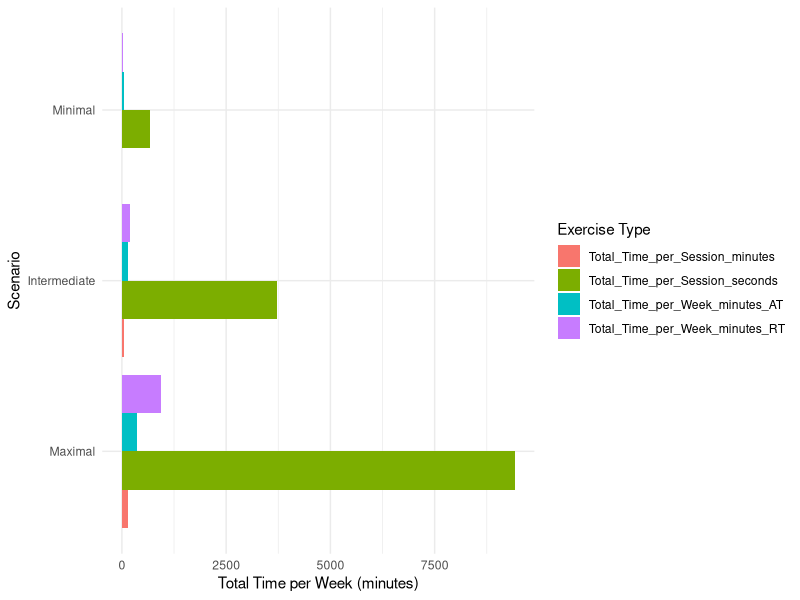
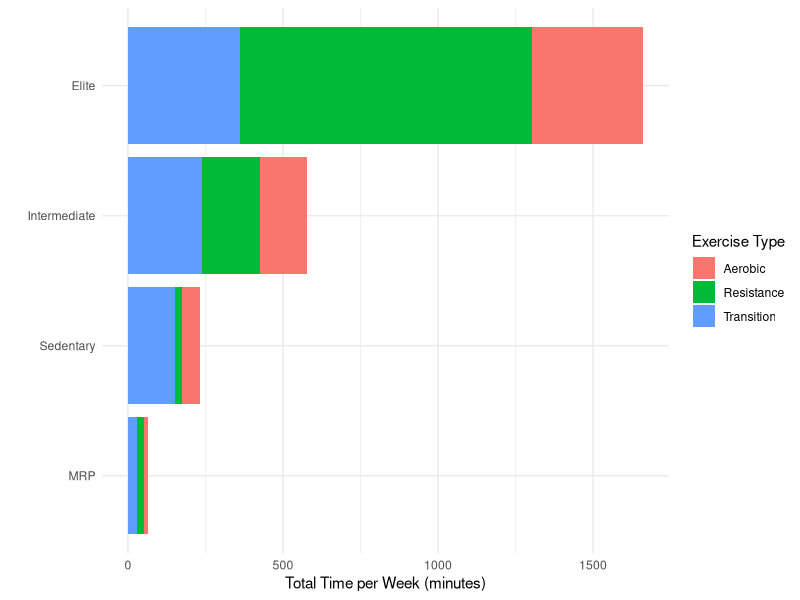
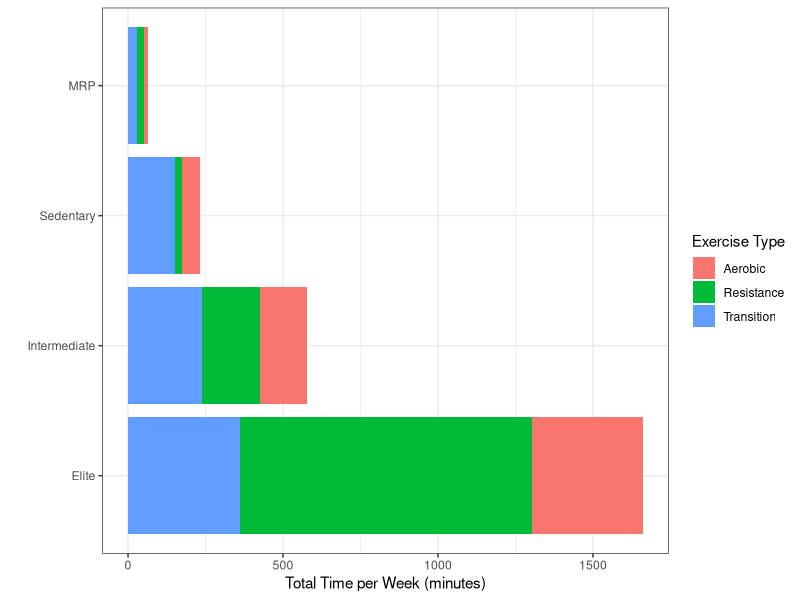
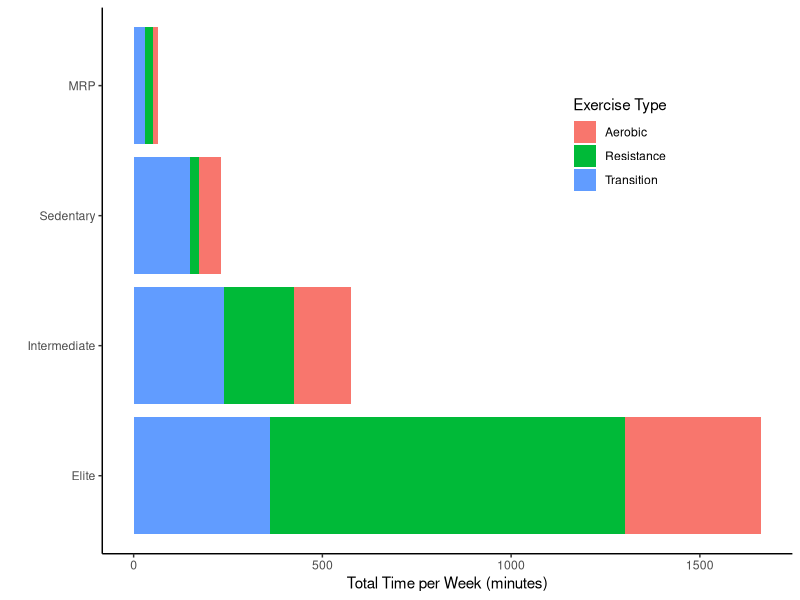
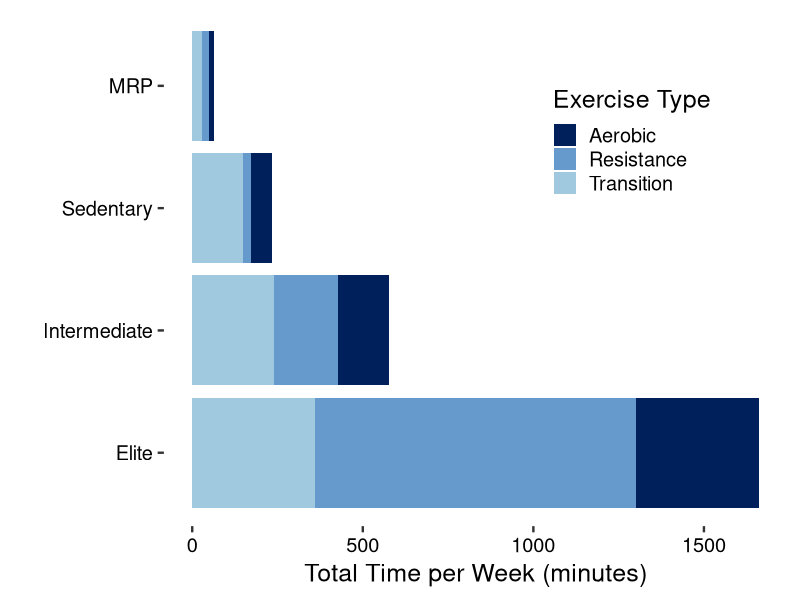

Here is the R script that generated these plots, in order:
# Load necessary library
# Load necessary libraries
library(tidyr)
library(ggplot2)
library(stringr)
library(ggpubr)
library(dplyr)

# Define the scenarios in a data frame
scenarios <- data.frame(
  Scenario = c("Minimal", "Intermediate", "Maximal"),
  Number_of_Exercises = c(8, 9, 10),
  Repetitions_per_Exercise = c(8, 10, 12),
  Sets_per_Exercise = c(1, 3, 6),  # Assuming 3 sets for Intermediate
  Time_per_Repetition_seconds = rep(4, 3),
  Rest_between_Sets_seconds = rep(120, 3),
  Rest_between_Exercises_seconds = rep(60, 3),  # 1 minute rest between exercises
  Frequency_per_Week = c(2, 3, 6)  # Assuming 3 days per week for Intermediate
)

# Compute the times based on the entries in the data frame
exercise_times <- scenarios %>%
  mutate(
    Time_Exercising_per_Session_seconds = Number_of_Exercises * Repetitions_per_Exercise * Sets_per_Exercise * Time_per_Repetition_seconds,
    Rest_Time_per_Session_seconds = (Number_of_Exercises * (Sets_per_Exercise - 1) * Rest_between_Sets_seconds) + 
      ((Number_of_Exercises - 1) * Rest_between_Exercises_seconds),
    Total_Time_per_Session_seconds = Time_Exercising_per_Session_seconds + Rest_Time_per_Session_seconds,
    # Convert seconds to minutes
    Time_Exercising_per_Session_minutes = Time_Exercising_per_Session_seconds / 60,
    Rest_Time_per_Session_minutes = Rest_Time_per_Session_seconds / 60,
    Total_Time_per_Session_minutes = Total_Time_per_Session_seconds / 60,
    Total_Time_per_Week_minutes_RT = Total_Time_per_Session_minutes * Frequency_per_Week
  )

# Print the computed exercise times
print(exercise_times)

# Define the aerobic training scenarios in a data frame
aerobic_scenarios <- data.frame(
  Scenario = c("Minimal", "Intermediate", "Maximal"),
  Minutes_per_Session = c(20, 30, 60),  # Assuming 45 minutes for Intermediate
  Frequency_per_Week = c(3, 5, 6)  # Assuming 5 days per week for Intermediate
)

# Compute the total time spent on aerobic training per week for each scenario
aerobic_times <- aerobic_scenarios %>%
  mutate(
    Total_Time_per_Week_minutes_AT = Minutes_per_Session * Frequency_per_Week
  )

# Rename the Frequency_per_Week column to make it unique
names(exercise_times)[names(exercise_times) == "Frequency_per_Week"] <- "Frequency_per_Week_RT"
names(aerobic_times)[names(aerobic_times) == "Frequency_per_Week"] <- "Frequency_per_Week_AT"

# Merge the aerobic and resistance training data frames for easier plotting
# Assume the rows correspond to the same individuals across scenarios
merged_data <- cbind(exercise_times, aerobic_times[, -1])  # Exclude the Scenario column from aerobic_times

# Prepare data for plotting
plot_data <- merged_data %>%
  pivot_longer(cols = starts_with("Total_Time"), names_to = "Exercise_Type", values_to = "Time_per_Week_minutes")

# Create the horizontal bar plot
ggplot(plot_data, aes(x = factor(Scenario, levels = c("Maximal", "Intermediate", "Minimal")), 
                      y = Time_per_Week_minutes, fill = Exercise_Type)) +
  geom_bar(stat = "identity", position = "dodge") +
  coord_flip() +
  labs(
    x = "Scenario",
    y = "Total Time per Week (minutes)",
    fill = "Exercise Type"
  ) +
  theme_minimal()

# Merge the aerobic and resistance training data frames for easier plotting
# Assume the rows correspond to the same individuals across scenarios
merged_data <- cbind(exercise_times, aerobic_times[, -1])  # Exclude the Scenario column from aerobic_times

# Prepare data for plotting
plot_data <- merged_data %>%
  pivot_longer(cols = starts_with("Total_Time"), names_to = "Exercise_Type", values_to = "Time_per_Week_minutes")

# Check column names
print(names(plot_data))

# Select only the necessary columns for the plot
plot_data_simplified <- plot_data %>% 
  dplyr::select(Scenario, Exercise_Type, Time_per_Week_minutes)


# View the simplified data frame
print(plot_data_simplified)

# Rename the entries in the Exercise_Type column
plot_data_renamed <- plot_data_simplified %>%
  mutate(
    Exercise_Type = str_replace(Exercise_Type, "RT", "Resistance"),
    Exercise_Type = str_replace(Exercise_Type, "AT", "Aerobic")
  )

# Remove entries not needed for plotting
plot_data_renamed <- plot_data_renamed %>%
  filter(str_detect(Exercise_Type, "Resistance|Aerobic"))

# View the renamed data frame
print(plot_data_renamed)
# Remove the Total_Time_ prefix from the Exercise_Type column
plot_data_final <- plot_data_renamed %>%
  mutate(
    Exercise_Type = str_replace(Exercise_Type, "Total_Time_per_Week_minutes_", "")
  )

# View the final data frame
print(plot_data_final)
# Rename Minimal to Sedentary and Maximal to Elite
plot_data_final <- plot_data_final %>%
  mutate(
    Scenario = case_when(
      Scenario == "Minimal" ~ "Sedentary",
      Scenario == "Maximal" ~ "Elite",
      TRUE ~ Scenario  # leaves other scenarios unchanged
    )
  )

# Create a new data frame for the MRP scenario
mrp_data <- data.frame(
  Scenario = c("MRP", "MRP", "Hadza", "Hadza"),
  Exercise_Type = c("Resistance", "Aerobic", "Resistance", "Aerobic"),
  Time_per_Week_minutes = c(20, 15, 0, 945)
)
# Create a new data frame for the MRP scenario
mrp_data <- data.frame(
  Scenario = c("MRP", "MRP"),
  Exercise_Type = c("Resistance", "Aerobic"),
  Time_per_Week_minutes = c(20, 15)
)

# Create a new data frame for the MRP scenario
TT_data <- data.frame(
  Scenario = c("MRP", "Sedentary", "Intermediate", "Elite"),
  Exercise_Type = "Transition",
  Time_per_Week_minutes = c(30, 150, 240, 360)
)

#Raichlen, DA, Pontzer, H, Harris, JA, et al. Physical activity patterns and biomarkers of cardiovascular disease risk in hunter-gatherers. Am J Hum Biol. 2017; 29:e22919. https://doi.org/10.1002/ajhb.22919
# Add the MRP scenario to the final data frame
plot_data_final <- bind_rows(plot_data_final, mrp_data, TT_data)
# View the updated data frame
print(plot_data_final)

# Create the cumulative horizontal bar plot
ggplot(plot_data_final, aes(x = factor(Scenario, levels = c("Hadza", "MRP","Sedentary", "Intermediate", "Elite")), 
                      y = Time_per_Week_minutes, fill = Exercise_Type)) +
  geom_bar(stat = "identity", position = "stack") +  # Use position = "stack" for cumulative bar plot
  coord_flip() +
  labs(
    x = "",
    y = "Total Time per Week (minutes)",
    fill = "Exercise Type"
  ) +
  theme_minimal()

# Create the cumulative horizontal bar plot with reversed order of levels
ggplot(plot_data_final, aes(x = factor(Scenario, levels = c("Hadza", "Elite", "Intermediate", "Sedentary", "MRP")), 
                            y = Time_per_Week_minutes, fill = Exercise_Type)) +
  geom_bar(stat = "identity", position = "stack") +  # Use position = "stack" for cumulative bar plot
  coord_flip() +
  labs(
    x = "",
    y = "Total Time per Week (minutes)",
    fill = "Exercise Type"
  ) +
  theme_bw()

# Create the cumulative horizontal bar plot with reversed order of levels
ggplot(plot_data_final, aes(x = factor(Scenario, levels = c( "Elite", "Intermediate", "Sedentary", "MRP")), 
                            y = Time_per_Week_minutes, fill = Exercise_Type)) +
  geom_bar(stat = "identity", position = "stack") +  # Use position = "stack" for cumulative bar plot
  coord_flip() +
  labs(
    x = "",
    y = "Total Time per Week (minutes)",
    fill = "Exercise Type"
  ) +
  theme_bw() +
  theme(
    panel.grid.major = element_blank(),
    panel.grid.minor = element_blank(),
    panel.border = element_blank(),
    axis.line = element_line(color = "black"),
    legend.position = c(0.75, 0.75)  # Adjust the x-value to 0.7, keeping y-value at 0.5 (or adjust as needed)
  )
# Define color values
dark_blue_color <- "#00205B"   # Dark blue color
light_blue_color <- "#6699CC"  # Light blue color
third_color <- "#A0C9E0"       # Third color

# Create your plot
my_plot <- ggplot(plot_data_final, aes(x = factor(Scenario, levels = c( "Elite", "Intermediate", "Sedentary", "MRP")), 
                                       y = Time_per_Week_minutes, fill = Exercise_Type)) +
  geom_bar(stat = "identity", position = "stack") +  # Use position = "stack" for cumulative bar plot
  coord_flip() +
  labs(
    x = "",
    y = "Total Time per Week (minutes)",
    fill = "Exercise Type"
  ) +
  theme_bw(base_size = 18) +  # Set the base size to 18
  scale_fill_manual(values = c(dark_blue_color,light_blue_color, third_color)) +
  theme(
    panel.grid.major = element_blank(),
    panel.grid.minor = element_blank(),
    panel.border = element_blank(),
  #  axis.line = element_line(color = "black"),
    legend.position = c(0.75, 0.75),  # Adjust the x-value to 0.7, keeping y-value at 0.5 (or adjust as needed)
    panel.background = element_blank(),  # Remove panel background
    plot.background = element_blank(),    # Remove plot background
    axis.text = element_text(color = "black")
  )
# Save your plot as a PNG file with a transparent background
ggsave(filename = "my_plot.png", plot = my_plot, width = 6, height = 4, units = "in", dpi = 300, bg = "transparent")
